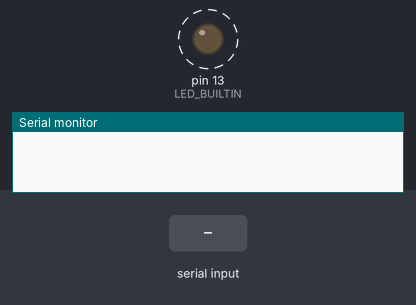
Bench run of a sketch on a simulated Arduino Uno, built with avr-gcc and run on an emulated ATmega328P. Parts: output pins drawn as LEDs (lit = HIGH), the last lines printed to the serial monitor. Dashed ring = blinking. The test bench sets the inputs (shaded band).

Above: at 1.2 s.
1.3 s: "2\n" received over Serial
At 2.1 s:
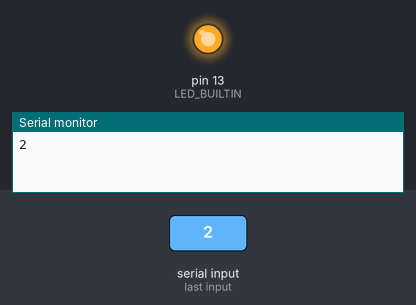
At 3.1 s:
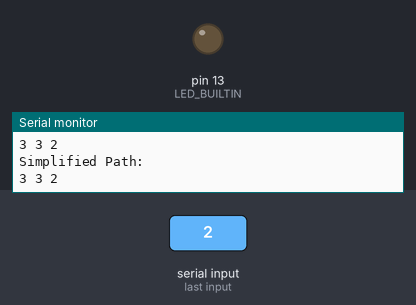
Timing chart, 0 to 10.3 s (numbered marks = the images above; inputs shaded):
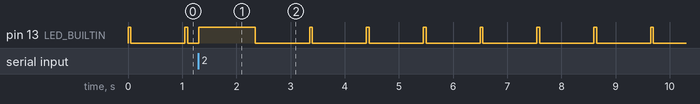

Measured:
- by itself, pin 13 (LED_BUILTIN): repeats every 1.0 s: LOW 1.0 s, HIGH 0.05 s

The sketch:

mazerunner.ino
```cpp
int left_dir = 1;
int right_dir = 2;
int stra_dir = 3;
int back_dir = 4;
int end_of_line = 11;
int intersection = 10;
int usrcom = 71;
int current_dir;
int path[255];
int pathSize = 0;
void shortestPath(int path[], int &length) {
  int i = 0;

  while (i < length) {
    if (i + 4 < length) {
      // Replace 13432 with 4
      if (path[i] == 1 && path[i + 1] == 3 && path[i + 2] == 4 &&
          path[i + 3] == 3 && path[i + 4] == 2) {
        path[i] = 4;
        for (int j = i + 1; j < i + 5; j++) {
          path[j] = -1;
        }
        i += 5;
      }
      // Replace 134 with 2
      else if (path[i] == 1 && path[i + 1] == 3 && path[i + 2] == 4) {
        path[i] = 2;
        for (int j = i + 1; j < i + 3; j++) {
          path[j] = -1;
        }
        i += 3;
      }
    }

    // Add more pattern checks here for other replacements
    else if (i + 4 < length) {
      // Replace 23431 with 4
      if (path[i] == 2 && path[i + 1] == 3 && path[i + 2] == 4 &&
          path[i + 3] == 3 && path[i + 4] == 1) {
        path[i] = 4;
        for (int j = i + 1; j < i + 5; j++) {
          path[j] = -1;
        }
        i += 5;
      }
      // Replace 33431 with 2
      else if (path[i] == 3 && path[i + 1] == 3 && path[i + 2] == 4 &&
               path[i + 3] == 3 && path[i + 4] == 1) {
        path[i] = 2;
        for (int j = i + 1; j < i + 5; j++) {
          path[j] = -1;
        }
        i += 5;
      }


    }
    // Replace 13431 with 3
    else if (i + 4 < length) {
      if (path[i] == 1 && path[i + 1] == 3 && path[i + 2] == 4 &&
          path[i + 3] == 3 && path[i + 4] == 1) {
        path[i] = 3;
        for (int j = i + 1; j < i + 5; j++) {
          path[j] = -1;
        }
        i += 5;
      }
    }

    // Add more pattern checks here for other replacements

    i++;
  }

  // Remove marked elements
  int writeIndex = 0;
  for (int readIndex = 0; readIndex < length; readIndex++) {
    if (path[readIndex] != -1) {
      path[writeIndex] = path[readIndex];
      writeIndex++;
    }
  }

  length = writeIndex;
}

void setup() {
  // initialize digital pin LED_BUILTIN as an output.
  pinMode(LED_BUILTIN, OUTPUT);
  Serial.begin(9600); // Initialize the Serial Monitor
}

void loop() {
  current_dir = stra_dir;

  while (current_dir == stra_dir) {
    path[pathSize] = current_dir;
    pathSize++;
    digitalWrite(LED_BUILTIN, HIGH);
    delay(50);
    digitalWrite(LED_BUILTIN, LOW);
    usrcom = Serial.parseInt();
    if (usrcom == intersection) {
      current_dir = left_dir;
      Serial.println(current_dir);
      digitalWrite(LED_BUILTIN, HIGH);
      delay(1000);
      digitalWrite(LED_BUILTIN, LOW);
      path[pathSize] = left_dir;
      pathSize++;
    } else if (usrcom == end_of_line) {
      current_dir = end_of_line;
      digitalWrite(LED_BUILTIN, LOW);
      path[pathSize] = back_dir;
      pathSize++;
    } else if (usrcom == right_dir) {
      current_dir = right_dir;
      Serial.println(current_dir);
      digitalWrite(LED_BUILTIN, HIGH);
      delay(1000);
      digitalWrite(LED_BUILTIN, LOW);
      path[pathSize] = right_dir;
      pathSize++;

    }
  }

  // Print the path before shortening
  Serial.println("Path before shortening:");
  for (int i = 0; i < pathSize; i++) {
    Serial.print(path[i]);
    Serial.print(" ");
  }

  // Call the shortestPath function to simplify the path
  shortestPath(path, pathSize);

  // Print the simplified path
  Serial.println("\nSimplified Path:");
  for (int i = 0; i < pathSize; i++) {
    Serial.print(path[i]);
    Serial.print(" ");
  }
}
```
